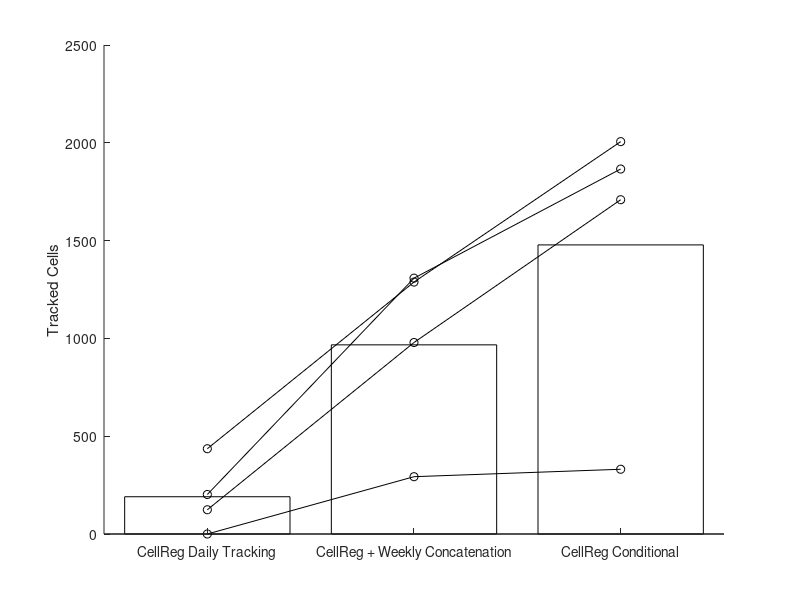

Write MATLAB code to recreate this figure.
% celltrack quantification figure
% figure 2 a/b
clear all
grayColor = [.7 .7 .7];
per_day_tracking = [124 436 202 0]; % e218. e145 e201 e186
week2week_tracking = [979 1288 1308 293];
per_day_tracking_activeonceweek = [1709 2006 1866 331];
figure('Renderer','painters')
bar([mean(per_day_tracking) mean(week2week_tracking) mean(per_day_tracking_activeonceweek)], 'FaceColor', 'w'); hold on
plot(1, per_day_tracking, 'ko'); plot(2, week2week_tracking, 'ko');
plot(3, per_day_tracking_activeonceweek, 'ko');
for i=1:length(per_day_tracking)
    plot([1 2 3], [per_day_tracking(i) week2week_tracking(i) per_day_tracking_activeonceweek(i)], 'k-')
end
ylabel('Tracked Cells')
xticklabels({"CellReg Daily Tracking", "CellReg + Weekly Concatenation", "CellReg Conditional"})
xtickangle(45)
box off
